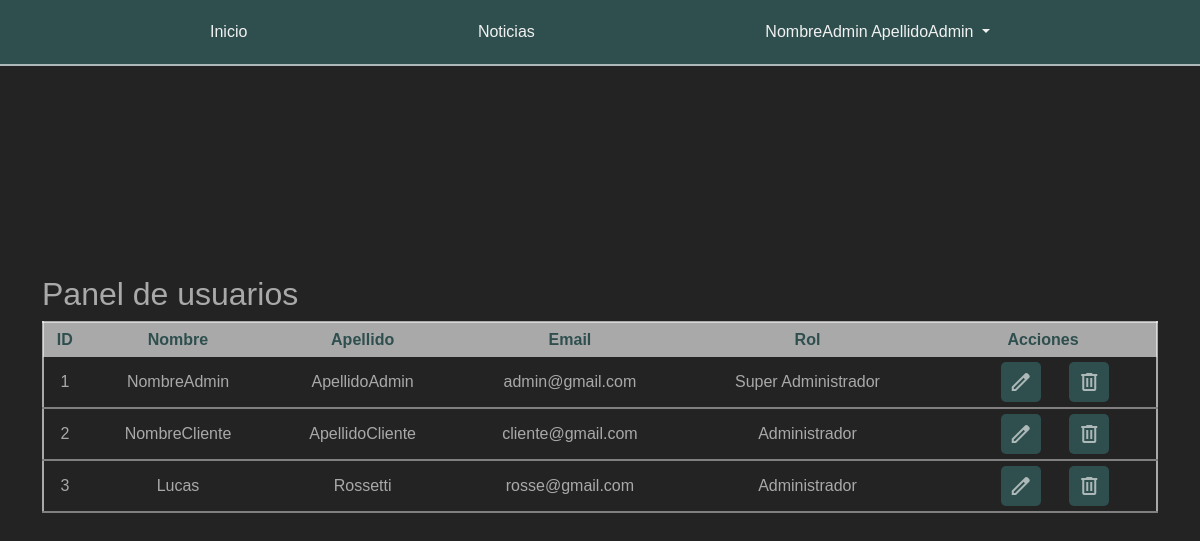
The app's page /views/usuarios/panelDeUsuarios.php (signed in) with its own data.
### tables this page shows
CREATE TABLE `usuarios` (
  `id` int(11) NOT NULL,
  `nombre` varchar(100) NOT NULL,
  `apellido` varchar(100) NOT NULL,
  `email` varchar(100) NOT NULL,
  `password` varchar(100) NOT NULL,
  `rol` varchar(60) NOT NULL
);

### views/usuarios/panelDeUsuarios.php (the view, shortened to what this page needs)
<?php
include("../../includes/db.php");
$sql = "SELECT * FROM usuarios";
$resultado = $conn->query($sql);
?>
<!DOCTYPE html>
<html lang="en">
<head>
    <link href="https://cdn.jsdelivr.net/npm/bootstrap@5.2.3/dist/css/bootstrap.min.css" rel="stylesheet">
    <link rel="stylesheet" href="../../styles/style.css?v=4">
</head>
<body>
<?php include("../../includes/navbar.php"); ?>
<div class="container menu-panelUsuarios">
    <h2>Panel de usuarios</h2>
    <table>
        <thead>
            <tr>
                <th>ID</th>
                <th>Nombre</th>
                <th>Apellido</th>
                <th>Email</th>
                <th>Rol</th>
                <th>Acciones</th>
            </tr>
        </thead>
        <tbody>
        <?php while ($fila = $resultado->fetch_object()) { ?>
            <tr>
                <td><?php echo $fila->id ?></td>
                <td><?php echo $fila->nombre ?></td>
                <td><?php echo $fila->apellido ?></td>
                <td><?php echo $fila->email ?></td>
                <td>
                    <?php
                        if ($fila->rol == 1) {
                            echo "Super Administrador";
                        } elseif ($fila->rol == 2) {
                            echo "Administrador";
                        } else {
                            echo "Usuario común";
                        }
                    ?>
                </td>
                <td>
                    <a href="editarUsuario.php?id=<?php echo $fila->id; ?>">
                        <span class="material-symbols-outlined editar">edit</span>
                    </a>
                    <a href="../../controllers/usuarios/eliminarUsuario.php?id=<?php echo $fila->id?>" onclick="confirmarEliminacionUsuario(event)">
                        <span class="material-symbols-outlined eliminar">delete</span>
                    </a>
                </td>
            </tr>
        <?php } ?>
        </tbody>
    </table>
</div>
</body>
</html>

### includes/navbar.php (shortened to what this page needs)
<?php
include("db.php");
if (isset($_SESSION['id'])) {
    $id = $_SESSION['id'];
    $sql = "SELECT * FROM usuarios WHERE id = '$id'";
    $result = $conn->query($sql);
    $fila = $result->fetch_assoc();
    $nombreUsuario = $fila['nombre'];
    $apellidoUsuario = $fila['apellido'];
}
?>
<nav class="navbar">
    <ul class="ul-navbar">
        <li><a href="../inicio/index.php" class="nav-link">Inicio</a></li>
        <li><a href="../noticias/listadoNoticias.php" class="nav-link">Noticias</a></li>
        <?php if (isset($_SESSION["id"])) { ?>
            <li class="dropdown">
                <a href="#" class="nav-link dropdown-toggle" data-toggle="dropdown" aria-haspopup="true" aria-expanded="false">
                    <?php echo $nombreUsuario . " " . $apellidoUsuario; ?>
                </a>
            </li>
        <?php } ?>
    </ul>
</nav>

### styles/style.css (style rules this page uses)
* { box-sizing: border-box; padding: 0px; margin: 0px; font-family: 'Lucida Sans', 'Lucida Sans Regular', 'Lucida Grande', 'Lucida Sans Unicode', Geneva, Verdana, sans-serif; color: #f1f1f1a6; }
body { background-color: rgb(35, 35, 35); }
.navbar { background-color: darkslategray; border-bottom: 2px solid #f1f1f1a6; position: sticky; top: 0; z-index: 1000; padding: 10px; }
.ul-navbar { list-style-type: none; display: flex; align-items: center; justify-content: space-between; width: 100%; max-width: 50em; margin: 0 auto; padding: 0; }
.ul-navbar li { position: relative; color: #f1f1f1; }
.ul-navbar li a { color: #f1f1f1; text-decoration: none; padding: 10px; transition: all 0.25s ease; }
.editar { vertical-align: middle; background-color: darkslategray; padding: 8px; border-radius: 5px; margin-left: 1em; transition: all 0.25s ease; }
.eliminar { vertical-align: middle; background-color: darkslategray; padding: 8px; border-radius: 5px; margin-left: 1em; transition: all 0.25s ease; }
.menu-panelUsuarios { height: 82vh; display: flex; flex-direction: column; justify-content: center; }
.menu-panelUsuarios table { border: 2px solid #f1f1f1a6; padding: 5px; border-radius: 5px; }
.menu-panelUsuarios table th { background-color: #f1f1f1a6; color: darkslategray; padding: 5px; }
.menu-panelUsuarios table thead tr th { text-align: center; }
.menu-panelUsuarios table tbody tr td { padding: 5px; border-bottom: 2px solid gray; text-align: center; }

### views/usuarios/panelDeUsuarios.php (style rules this page uses)
a { text-decoration: none; }

### records on screen
usuarios: nombre "NombreAdmin", apellido "ApellidoAdmin", id "1", email "admin@gmail.com", rol "Super Administrador"
usuarios: id "2", nombre "NombreCliente", apellido "ApellidoCliente", email "cliente@gmail.com", rol "Administrador"
usuarios: id "3", nombre "Lucas", apellido "Rossetti", email "rosse@gmail.com", rol "Administrador"
